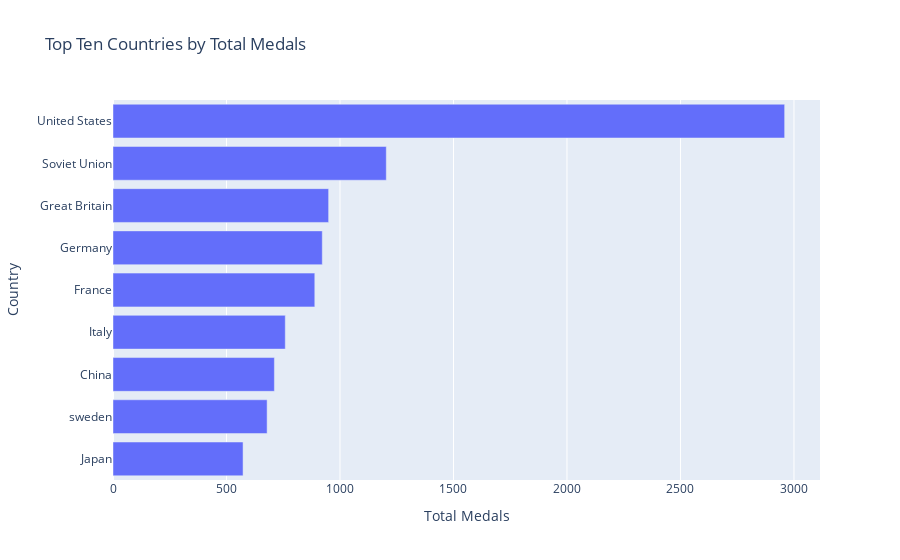

Write notebook code for a chart like this one.
### Code cell
import pandas as pd
import matplotlib.pyplot as plt
import seaborn as sns
import plotly.express as px


# Load the sorted CSV file
olympic_sorted = pd.read_csv('sorted_olympic_done.csv')
olympic_csv = pd.read_csv('olympics_medals.csv')
top_ten_countries = pd.read_csv('top-ten_countries.csv')

# Get the top ten countries
top_ten = olympic_sorted.tail(10)

# Plot the bar plot using Seaborn
fig = px.bar(top_ten_countries, x= top_ten_countries['total_total '], y= top_ten_countries['countrie_names'],
            labels={'total_total ': 'Total Medals', 'countrie_names': 'Country'},
             title='Top Ten Countries by Total Medals',
             orientation='h')

fig.update_traces(hovertemplate='<b>%{y}</b><br>Total Medals: %{x}')



# Show the plot
fig.show()

### Figure 1 — Plotly figure (JSON) as saved in the notebook; plotly's stock layout.template omitted (floating-point values rounded to 4 significant figures)
{"data": [{"alignmentgroup": "True", "hovertemplate": "<b>%{y}</b><br>Total Medals: %{x}", "legendgroup": "", "marker": {"color": "#636efa", "pattern": {"shape": ""}}, "name": "", "offsetgroup": "", "orientation": "h", "showlegend": false, "textposition": "auto", "type": "bar", "x": [573, 679, 711, 759, 889, 922, 950, 1204, 2959], "xaxis": "x", "y": ["Japan", "sweden", "China", "Italy", "France", "Germany", "Great Britain", "Soviet Union", "United States"], "yaxis": "y"}], "layout": {"barmode": "relative", "legend": {"tracegroupgap": 0}, "title": {"text": "Top Ten Countries by Total Medals"}, "xaxis": {"anchor": "y", "domain": [0, 1], "title": {"text": "Total Medals"}}, "yaxis": {"anchor": "x", "domain": [0, 1], "title": {"text": "Country"}}}}
